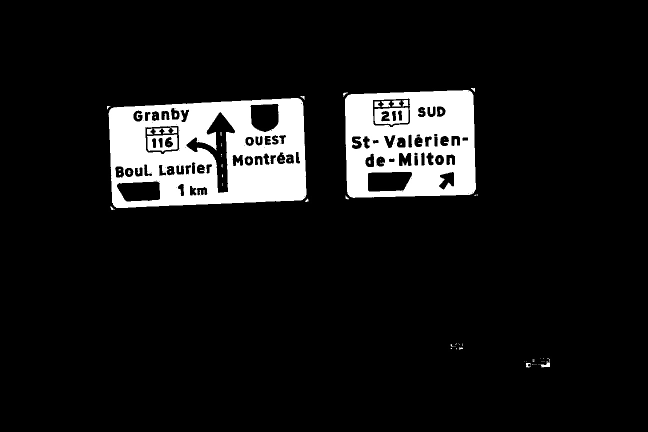
#> input picture mask.jpg, 1296 x 864 px (shown at 1/2 size)
$ python hough_test.py   (Python 2 division)   (older library calls are emulated)
#> lines starting #> are read from the running program, lines starting #| are printed output that depends on the picture; after the words box and inside, x2 and y2 are one past the last pixel; in counts of white or black regions, pixels touching at a corner belong together
import cv2
import numpy as np
import sys
import pytesseract
import math
from PIL import Image
from matplotlib import pyplot as plt


filename = '../mask.jpg';

img = cv2.imread(filename);
#> img is the input picture: shape (864, 1296, 3); min 0, max 255, mean 23.8
gray = cv2.cvtColor(img, cv2.COLOR_RGB2GRAY)
gray = cv2.bilateralFilter(gray, 11, 17,17 )
cv2.imshow('gray',gray)


edges = cv2.Canny(gray, 150, 170);
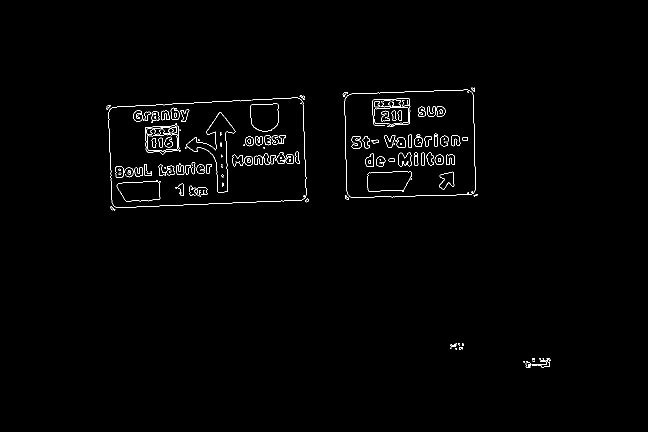
#> edges: shape (864, 1296) (shown at 1/2 size); 0.9% white in thin lines or dots, all inside (x1, y1, x2, y2) = (213, 175, 1101, 735)
cv2.imshow('edge', edges);

### contours finder

(_, cnts, _) = cv2.findContours(edges.copy(), cv2.RETR_TREE, cv2.CHAIN_APPROX_SIMPLE)
#> cnts = 302 contours, 170 with area under 20; largest, box (x1, y1, x2, y2) and area: (689, 179, 952, 396) 53556, (689, 179, 952, 396) 53548, (290, 251, 359, 309) 3335, (290, 251, 359, 309) 3326, (735, 343, 824, 383) 3027
cnts = sorted(cnts, key = cv2.contourArea, reverse = True)[:10]
#> cnts = 10 contours; largest, box (x1, y1, x2, y2) and area: (689, 179, 952, 396) 53556, (689, 179, 952, 396) 53548, (290, 251, 359, 309) 3335, (290, 251, 359, 309) 3326, (735, 343, 824, 383) 3027
screenCnt = None

for c in cnts:
	# approximate the contour
	peri = cv2.arcLength(c, True)
	approx = cv2.approxPolyDP(c, 0.02 * peri, True)

	if len(approx) == 4:
	#if len(approx) < 9:
		screenCnt = approx
		break
#> this loop made 1 pass
#> (peri, screenCnt) on pass 1: (928.8, [[944, 185], [695, 190], [698, 392], [947, 386]])

print [screenCnt]
#| [array([[[944, 185]],
#|        [[695, 190]],
#|        [[698, 392]],
#|        [[947, 386]]], dtype=int32)]


smallest = 99999
smallestIndex = 0
smaller = 99999
smallerIndex = 0
for i in range(0, 4):
    if screenCnt[i][0][0] < smallest:
        smaller = smallest
        smallerIndex = smallestIndex
        smallest = screenCnt[i][0][0]
        smallestIndex = i
    elif screenCnt[i][0][0] > smallest and screenCnt[i][0][0] < smaller:
        smaller = screenCnt[i][0][0]
        smallerIndex = i
#> this loop made 4 passes
#> (smaller, smallest) on pass 2: (944, 695)
#> smallest on pass 1: 944
#> after the loop, smaller = 698; smallerIndex = 2; smallest = 695; smallestIndex = 1
left = []
left.append(smallestIndex)
left.append(smallerIndex)

smallest = 99999
smallestIndex = 0
smaller = 99999
smallerIndex = 0
for i in range(0, 4):
    if screenCnt[i][0][1] < smallest:
        smaller = smallest
        smallerIndex = smallestIndex
        smallest = screenCnt[i][0][1]
        smallestIndex = i
    elif screenCnt[i][0][1] > smallest and screenCnt[i][0][1] < smaller:
        smaller = screenCnt[i][0][1]
        smallerIndex = i
#> this loop made 4 passes
#> smallest on pass 1: 185
#> smaller on pass 2: 190
#> after the loop, smaller = 190; smallerIndex = 1; smallest = 185; smallestIndex = 0
top = []
top.append(smallestIndex)
top.append(smallerIndex)

leftTop = 0
leftBottom = 0
rightTop = 0
rightBottom = 0
for i in range(0, 4):
    if i in left:
        if i in top:
            leftTop = i
        else:
            leftBottom = i
    else:
        if i in top:
            rightTop = i
        else:
            rightBottom = i
print left
#| [1, 2]
print top
#| [0, 1]
print screenCnt[leftTop]
#| [[695 190]]
print screenCnt[leftBottom]
#| [[698 392]]
print screenCnt[rightTop]
#| [[944 185]]
print screenCnt[rightBottom]
#| [[947 386]]

dx = screenCnt[rightTop][0][0] - screenCnt[leftTop][0][0]
#> dx = 249
dy = screenCnt[rightTop][0][1] - screenCnt[leftTop][0][1]
#> dy = -5
angle = math.degrees(math.atan2(-dy, dx))
#> angle = 1.15
centerx = 0
centery = 0
for i in range(0, 4):
    centerx = centerx + screenCnt[i][0][0]
    centery = centery + screenCnt[i][0][1]
#> this loop made 4 passes
#> (centerx, centery) on passes 1 to 4: (944, 185), (1639, 375), (2337, 767), (3284, 1153)
#> after the loop, centerx = 3284; centery = 1153
centerx = centerx / 4
#> centerx = 821
centery = centery / 4
#> centery = 288
rows = 1000
cols = 1000
M = cv2.getRotationMatrix2D((centerx,centery),-angle, 1)
#> M = [[1, -0.0201, 5.95], [0.0201, 1, -16.42]]
dst = cv2.warpAffine(img,M,(cols,rows))
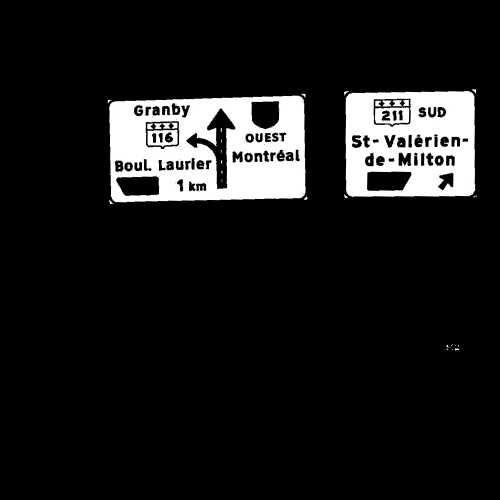
#> dst: shape (1000, 1000, 3) (shown at 1/2 size); min 0, max 255, mean 26.5
cv2.imshow("asdf", dst)

#screenCnt = cv2.convexHull(screenCnt)
cv2.drawContours(img, [screenCnt], -1, (0, 255, 0), 3)
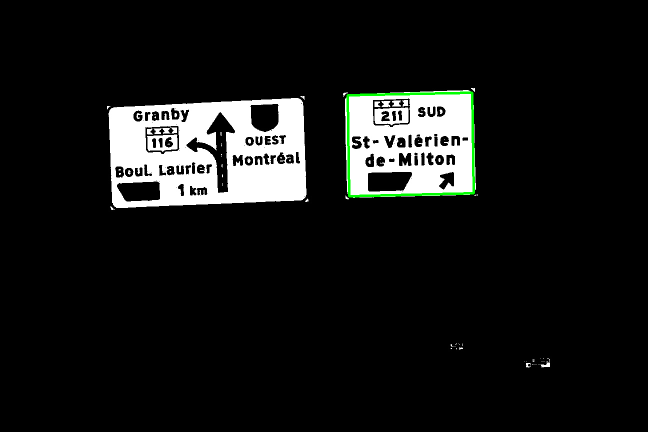
#> img: shape (864, 1296, 3) (shown at 1/2 size); 0.4% of pixels changed, all inside (x1, y1, x2, y2) = (693, 183, 950, 395)
cv2.imshow("traffic", img)


### hough detection
'''
minLineLength = 100
maxLineGap = 10
lines = cv2.HoughLinesP(edges,1,np.pi/180,100,minLineLength,maxLineGap)
for x1,y1,x2,y2 in lines[0]:
    cv2.line(img,(x1,y1),(x2,y2),(0,255,0),2)

cv2.imshow('hough img', img)
'''


cv2.waitKey(0)
cv2.destroyAllWindows()
